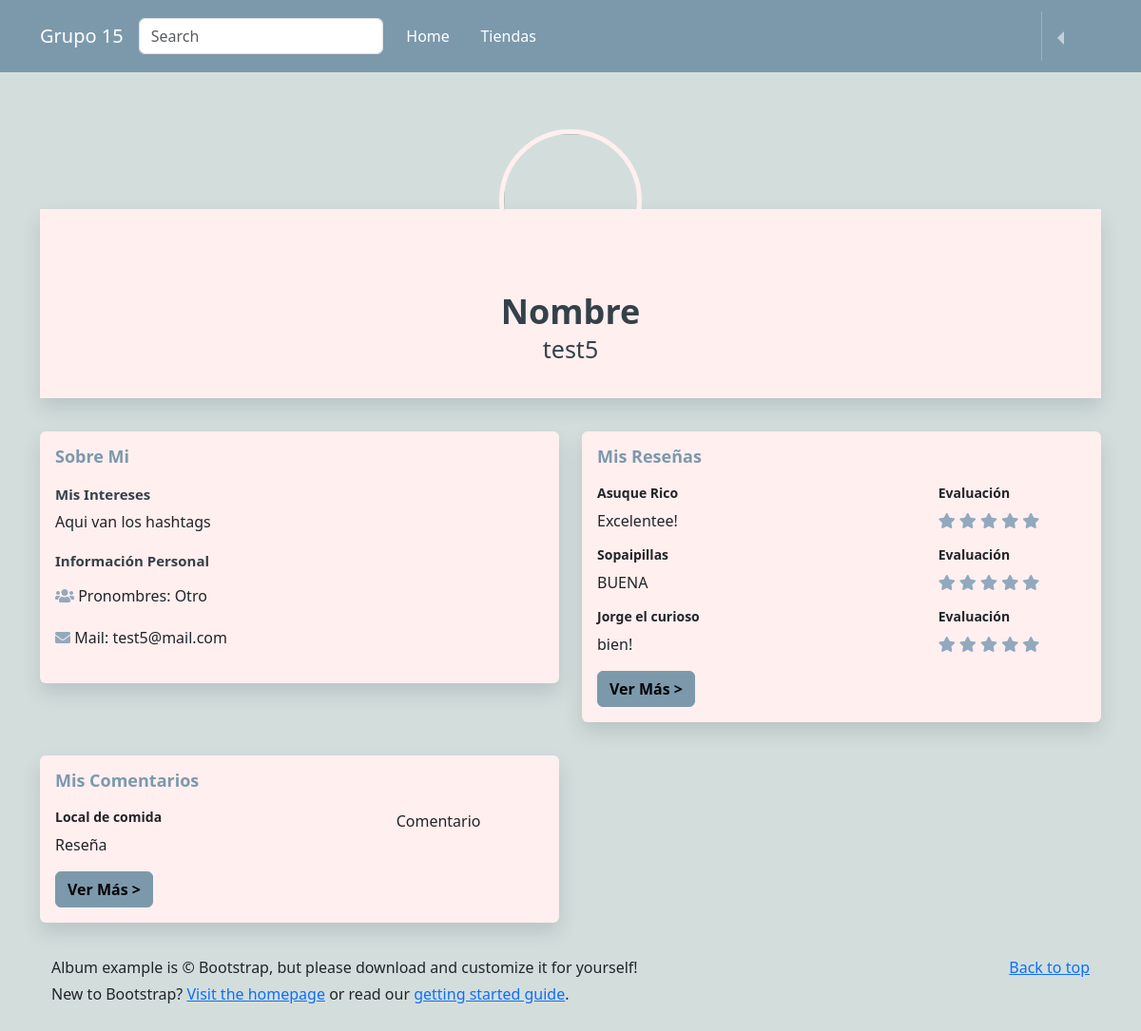
Page /profile/ (signed in) on the committed database.
### reviews/models.py (models this page shows, shortened)
class User(AbstractUser):
  pronombres = [('La','La'),('El','El'), ('Le','Le'),('Otro','Otro')]
  pronombre = models.CharField(max_length=5,choices=pronombres)

class Evaluacion(models.Model):
    usuario = models.ForeignKey(User, on_delete=models.CASCADE)
    local_comida = models.ForeignKey(Puesto_de_comida, related_name='evaluaciones', on_delete=models.CASCADE)
    comentario = models.TextField(blank=True)
    calificacion_comida = models.IntegerField()
    calificacion_precio = models.IntegerField()
    calificacion_presentacion = models.IntegerField()
    likes = models.IntegerField(default=0)
    dislikes = models.IntegerField(default = 0)

class Puesto_de_comida(models.Model):
    nombre = models.CharField(max_length=200)
    dueño = models.CharField(max_length=200)
    FotoLocal = models.ImageField(upload_to='Fotos_locales/', null=True, blank=True)
    def __str__(self):
        return self.nombre

### reviews/views.py (the view)
# urls.py: path('profile/', perfil, name="profile"),
@login_required
def perfil(request):
    reviews_usuario = Evaluacion.objects.filter(usuario_id = request.user)
    return render(request, "perfil.html", {"reviews_usuario" : reviews_usuario})

### templates/perfil.html (shortened to what this page needs)
{% extends 'base.html' %}
{% load static %}
{% block content %}
<head>
  <link rel="stylesheet">
  <link href="https://cdnjs.cloudflare.com/ajax/libs/font-awesome/5.11.2/css/all.min.css" rel="stylesheet">
  <link rel="stylesheet" href="{% static 'css/perfil.css' %}">
</head>
{% if request.user.is_authenticated %}
<body>
  <div class="container">
    <div class="card social-prof">
      <div class="card-body hello">
        <div class="wrapper">
          <img src="https://img.freepik.com/premium-photo/cat-dressed-formal-business-suit-anthropomorphic-businessman-generative-ai_796128-1479.jpg?w=740" alt="" class="user-profile">
          <h3>Nombre</h3>
          <p>{{request.user.username}}</p>
        </div>
      </div>
    </div>
    <div class="row">
      <div class="col-lg-6">
        <div class="card hello">
          <div class="card-body info-card social-about">
            <h2 class="text-blue">Sobre Mi</h2>
            <h4><strong>Mis Intereses</strong></h4>
            <p>Aqui van los hashtags</p>
            <h4 class="mb-3"><strong>Información Personal</strong></h4>
            <div class="row">
              <div class="col-6">
                <div class="social-info">
                  <i class="fas fas fa-users mr-2" style="color: #92A9BD"></i>
                  <span>Pronombres: {{request.user.pronombre}}</span>
                </div>
              </div>
            </div>
            <div class="row">
              <div class="col-6">
                <div class="social-info">
                  <i class="fas fas fa-envelope mr-2" style="color: #92A9BD"></i>
                  <span>Mail: {{request.user.email}}</span>
                </div>
              </div>
            </div>
          </div>
        </div>
      </div>
      <div class="col-lg-6">
        <div class="card info-card hello">
          <div class="card-body">
            <h2 class="text-blue">Mis Reseñas</h2>
            {% for review in reviews_usuario|slice:":3" %}
            <div class="row">
              <div class="col-lg-8">
                <h5>{{review.local_comida}}</h5>
                  <div class="mb-3">
                    <p>{{review.comentario}} </p>
                  </div>
              </div>
              <div class="col-lg-4">
                <h5>Evaluación</h5>
                <div class="mb-3">
                  <i class="fas fa-star" style="color:#92A9BD"></i>
                  <i class="fas fa-star" style="color:#92A9BD"></i>
                  <i class="fas fa-star" style="color:#92A9BD"></i>
                  <i class="fas fa-star" style="color:#92A9BD"></i>
                  <i class="fas fa-star" style="color:#92A9BD"></i>
                </div>
              </div>
            </div>
            {% endfor %}
            <div class="col-lg-5">
              <button class="btn see-more" id="see-more" data-toggle="modal" data-target="#exampleModal">Ver Más ></button>
            </div>
          </div>
        </div>
      </div>
      <div class="col-lg-6">
        <div class="card info-card hello">
          <div class="card-body">
            <h2 class="text-blue">Mis Comentarios</h2>
            <div class="row">
              <div class="col-lg-8">
                <h5>Local de comida</h5>
                  <div class="mb-3">
                    <p>Reseña</p>
                  </div>
              </div>
              <div class="col-lg-4">
                <p>Comentario</p>
              </div>
              <div class="col-lg-5">
                <button class="btn see-more" id="see-more" data-toggle="modal" data-target="#CommentsModal">Ver Más ></button>
              </div>
            </div>
          </div>
        </div>
      </div>
    </div>
</body>
{%endif%}
{% endblock %}

### static/css/style.css (style rules this page uses)
body { background-color: #D3DEDC; padding-top: 70px; padding-bottom: 90px; }

### static/css/perfil.css (style rules this page uses)
.card { margin-bottom: 35px; box-shadow: 0 10px 20px 0 rgba(26, 44, 57, 0.14); border: none; }
.social-prof { color: #354149; text-align: center; }
.social-prof .wrapper { width: 70%; margin: auto; margin-top: -100px; }
.social-prof img { width: 150px; height: 150px; border-radius: 50%; margin-bottom: 20px; border: 5px solid #FFEFEF; }
.social-prof h3 { font-size: 36px; font-weight: 700; margin-bottom: 0; }
.social-prof p { font-size: 25px; }
.text-blue { color: #3afe; }
.info-card h5 { font-size: 14px; font-weight: bolder; }
.info-card h4 { font-size: 15px; color:#354149; }
.info-card h2 { font-size: 18px; margin-bottom: 20px; color: #7C99AC; font-weight: bold; }
.social-about .social-info { font-size: 16px; margin-bottom: 20px; }
.social-about p { margin-bottom: 20px; }
.info-card i { color: #3afe; }
.see-more { background-color: #7C99AC; color: black; font-weight: bold; border-color: #7C99AC; }
.hello { background-color: #FFEFEF; }

### rows in the picture
User: user.username "test5", user.pronombre "Otro", user.email "test5@mail.com"
Evaluacion: local_comida "Asuque Rico", comentario "Excelentee!"
Evaluacion: local_comida "Sopaipillas", comentario "BUENA"
Evaluacion: local_comida "Jorge el curioso", comentario "bien!"
